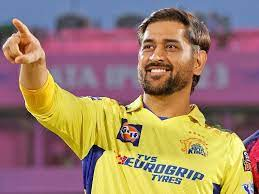
#> input picture thala.jpeg, 259 x 194 px
$ jupyter execute Color.ipynb
#> lines starting #> are read from the running program, lines starting #| are printed output that depends on the picture
[cell 1]
import cv2
import matplotlib.pyplot as plt

[cell 2]
color_image =cv2.imread('thala.jpeg',-1)
#> color_image is the input picture: shape (194, 259, 3); mean B, G, R 107, 127.8, 156.8
cv2.imshow('color_img',color_image)
cv2.waitKey(0)
cv2.destroyAllWindows()

[cell 3]
# code to calculate the histogram of different channels of color image
hist0 = cv2.calcHist([color_image],[0],None,[256],[0,255]) #channel 0 - blue
#> hist0 = 256 values, max 1271 at index 181, min 0 at index 255, mean 196.2
hist1 = cv2.calcHist([color_image],[1],None,[256],[0,255]) #channel 1 - green
#> hist1 = 256 values, max 1345 at index 133, min 0 at index 255, mean 196
hist2 = cv2.calcHist([color_image],[2],None,[256],[0,255]) #channel 2 - red
#> hist2 = 256 values, max 1334 at index 109, min 0 at index 255, mean 194.5

[cell 4]
# Display the histogram graph of different channels of color image
#channel 0 - blue
plt.figure()
plt.title("Histogram")
plt.xlabel('blue value')
plt.ylabel('pixel count')
plt.stem(hist0)
plt.show()
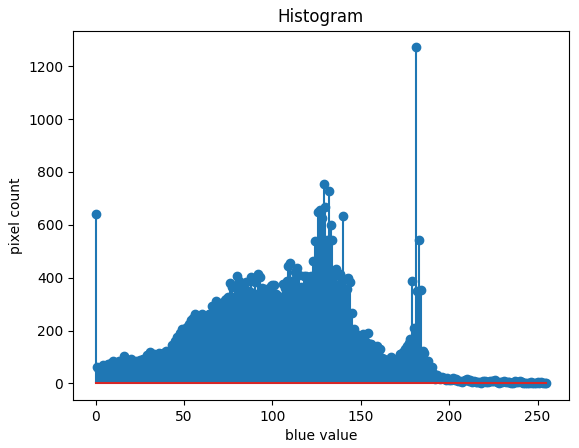
#> figure drawn by matplotlib, 1 panel; curve peaks at x = 181, y = 1271

[cell 5]
#channel 1 - green
plt.figure()
plt.title("Histogram")
plt.xlabel('green value')
plt.ylabel('pixel count')
plt.stem(hist1)
plt.show()
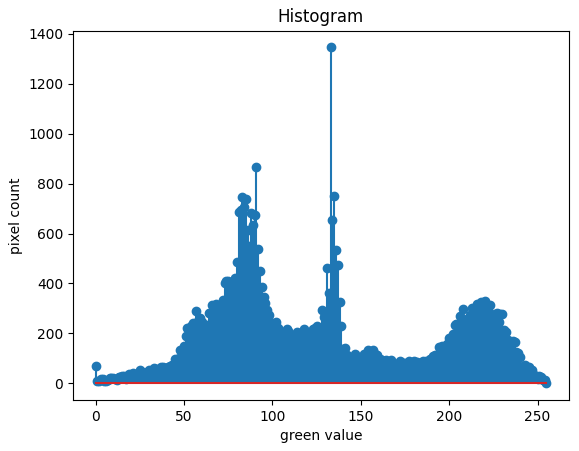
#> figure drawn by matplotlib, 1 panel; curve peaks at x = 133, y = 1345

[cell 6]
#channel 2 - red
plt.figure()
plt.title("Histogram")
plt.xlabel('red value')
plt.ylabel('pixel count')
plt.stem(hist2)
plt.show()
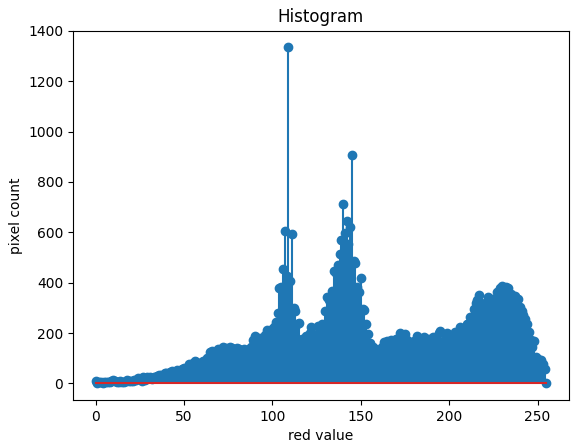
#> figure drawn by matplotlib, 1 panel; curve peaks at x = 109, y = 1334

$ run again, with d.png saved as thala.jpeg
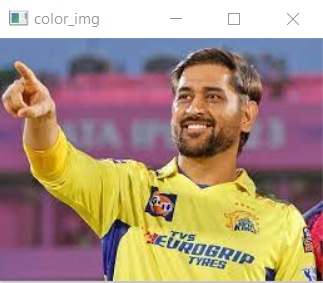
#> input picture d.png, 323 x 283 px
#> color_image is the input picture: shape (283, 323, 3); mean B, G, R 127, 145.1, 169.9
#> hist0 = 256 values, max 1531 at index 181, min 0 at index 255, mean 318.3
#> hist1 = 256 values, max 1352 at index 134, min 0 at index 255, mean 317.7
#> hist2 = 256 values, max 1446 at index 109, min 0 at index 1, mean 317.7
#> `plt.show()`:
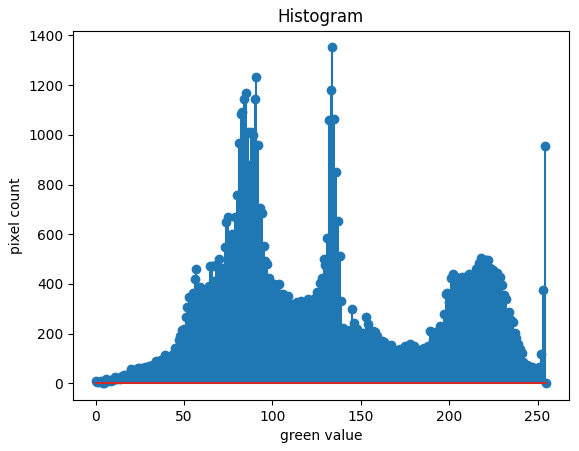
#> figure drawn by matplotlib, 1 panel; curve peaks at x = 134, y = 1352
#> `plt.show()`:
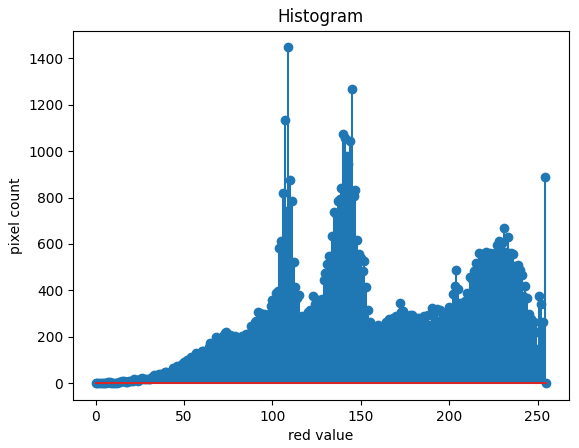
#> figure drawn by matplotlib, 1 panel; curve peaks at x = 109, y = 1446
